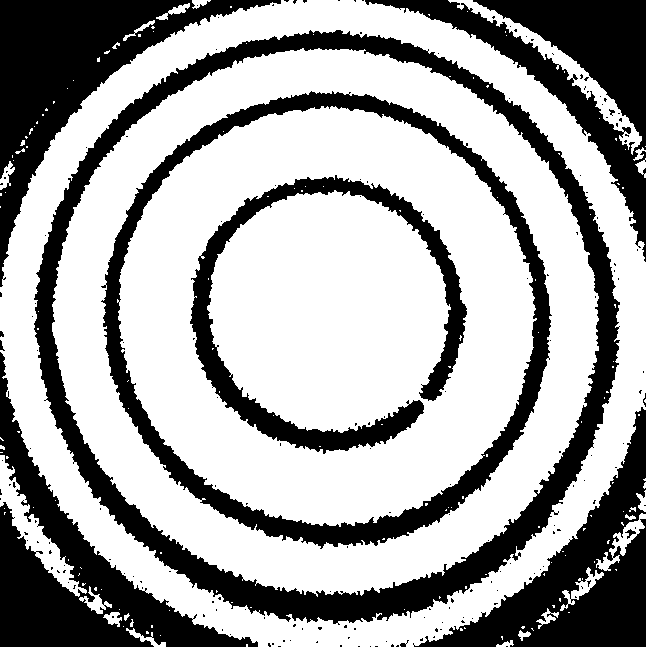
#> input picture picture/test_1.png, 646 x 647 px, found by its file name
$ python skeleton2.py
#> lines starting #> are read from the running program, lines starting #| are printed output that depends on the picture; after the words box and inside, x2 and y2 are one past the last pixel; in counts of white or black regions, pixels touching at a corner belong together
import cv2
from skimage import morphology
import numpy as np

img = cv2.imread('E:\\Python\\OpenCV_StudyNotes\\picture\\test_1.png',0)
#> img: shape (647, 646); 64.6% white; 184 black regions (173 under 20 px), largest, box (x1, y1, x2, y2) and area: (34, 30, 620, 625) 36125, (101, 91, 552, 549) 21964, (0, 0, 281, 287) 20783
_,binary = cv2.threshold(img,200,255,cv2.THRESH_BINARY_INV)

binary[binary==255] = 1
skeleton0 = morphology.skeletonize(binary)
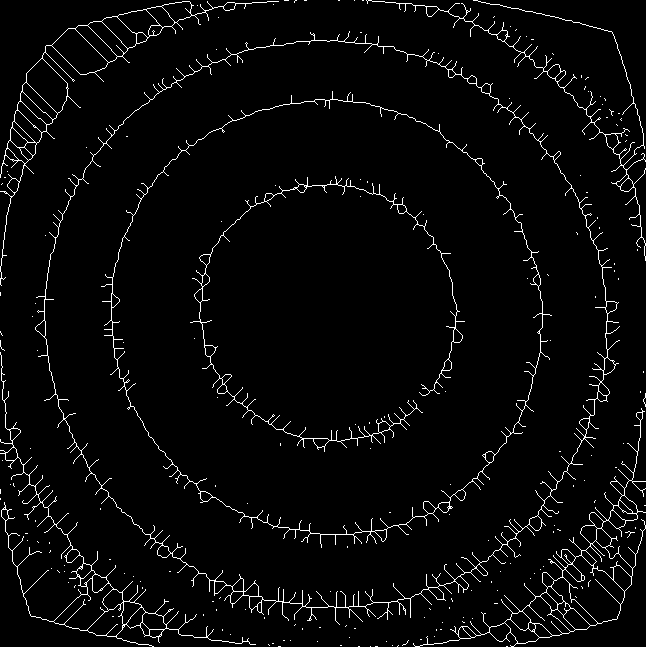
#> skeleton0: shape (647, 646) bool; 3.4% white in thin lines or dots
skeleton = skeleton0.astype(np.uint8)*255
#> skeleton: shape (647, 646); 3.4% white in thin lines or dots

imgCopy = skeleton.copy()  # 复制一个新的图像用于绘画轮廓
contours = cv2.findContours(skeleton, cv2.RETR_EXTERNAL, cv2.CHAIN_APPROX_SIMPLE)[0]  # 找到轮廓
#> contours = 148 contours, 143 with area under 20; largest, box (x1, y1, x2, y2) and area: (35, 31, 620, 625) 251203, (413, 408, 646, 647) 8690, (0, 1, 279, 286) 8290, (0, 352, 256, 647) 4242, (366, 0, 646, 261) 729
cv2.drawContours(imgCopy, contours, -1, (0, 0, 255), 3)  # 绘制轮廓
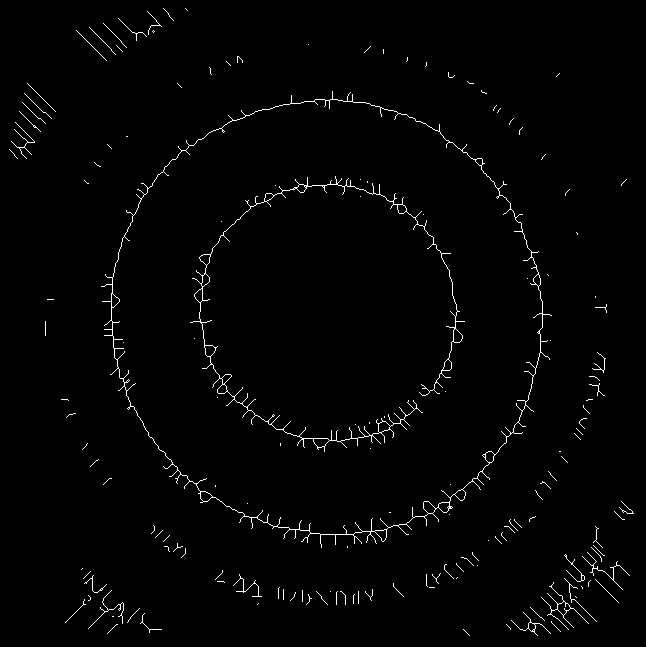
#> imgCopy: shape (647, 646); 1.4% white in thin lines or dots

cv2.imshow('skeleton', imgCopy)
cv2.waitKey(0)
cv2.destroyAllWindows()
